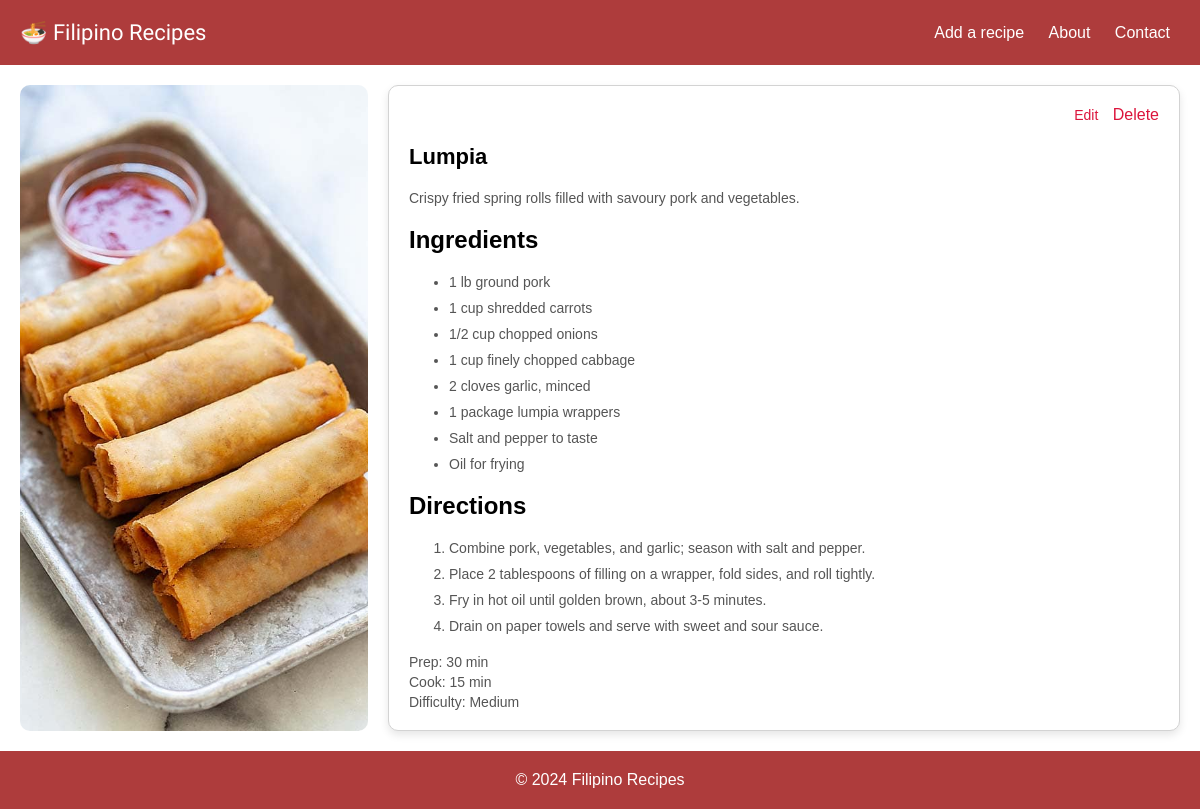
/recipe/3, run on the app's committed database.
### tables this page shows
CREATE TABLE "recipes" (id INTEGER PRIMARY KEY AUTOINCREMENT, name TEXT NOT NULL, category TEXT NOT NULL, short_description TEXT NOT NULL, long_description TEXT, ingredients_text TEXT, directions_text TEXT, image_path TEXT, image_alt TEXT, prep_time TEXT, cook_time TEXT, difficulty TEXT);

### app.py (the view)
    @app.route('/recipe/<int:recipe_id>')
    def recipe_detail(recipe_id):
        db = get_db()
        recipe_row = db.execute('SELECT * FROM recipes WHERE id = ?', (recipe_id,)).fetchone()
        if recipe_row is None:
            return "Recipe not found", 404
        recipe = dict(recipe_row)
        ingredients = [line.strip() for line in (recipe.get('ingredients_text') or '').splitlines() if line.strip()]
        directions = [line.strip() for line in (recipe.get('directions_text') or '').splitlines() if line.strip()]
        recipe_context = {
            'id': recipe['id'],
            'name': recipe['name'],
            'category': recipe['category'],
            'long_description': recipe.get('long_description') or recipe.get('short_description'),
            'image_path': recipe.get('image_path') or 'images/about.webp',
            'image_alt': recipe.get('image_alt') or f"{recipe['name']} plated",
            'ingredients': ingredients,
            'directions': directions,
            'prep_time': recipe.get('prep_time'),
            'cook_time': recipe.get('cook_time'),
            'difficulty': recipe.get('difficulty')
        }
        return render_template('recipe_detail.html', recipe=recipe_context, active_page='recipe_detail')

### db.py (called while the page is built)
def get_db():
    if 'db' not in g:
        database_path = current_app.config['DATABASE']
        g.db = sqlite3.connect(database_path)
        g.db.row_factory = sqlite3.Row
    return g.db

### templates/recipe_detail.html (shortened to what this page needs)
{% extends "base.html" %}
{% block content %}
<main class="recipe-content" role="main">
    <img src="{{ url_for('static', filename=recipe.image_path) }}" alt="{{ recipe.image_alt }}" class="recipe-image">
    <article class="recipe-details-container">
        <div class="recipe-actions">
            <a href="{{ url_for('edit_recipe', recipe_id=recipe.id) }}" class="action-link" aria-label="Edit this recipe">Edit</a>
            <form action="{{ url_for('delete_recipe', recipe_id=recipe.id) }}" method="post" class="inline-form" onsubmit="return confirm('Are you sure you want to delete this recipe?');">
                <button type="submit" class="action-link" aria-label="Delete this recipe">Delete</button>
            </form>
        </div>
        <h1>{{ recipe.name }}</h1>
        <p class="recipe-description">{{ recipe.long_description }}</p>
        <section class="ingredients-section">
            <h2 class="section-title">Ingredients</h2>
            <ul>
                {% for item in recipe.ingredients %}
                <li>{{ item }}</li>
                {% endfor %}
            </ul>
        </section>
        <section class="directions-section">
            <h2 class="section-title">Directions</h2>
            <ol>
                {% for step in recipe.directions %}
                <li>{{ step }}</li>
                {% endfor %}
            </ol>
        </section>
        <footer class="recipe-meta">
            <div class="recipe-info" data-recipe-id="{{ recipe.id }}" data-category="{{ recipe.category }}">
                {% if recipe.prep_time %}<span class="prep-time">Prep: {{ recipe.prep_time }}</span>{% endif %}
                {% if recipe.cook_time %}<span class="cook-time">Cook: {{ recipe.cook_time }}</span>{% endif %}
                {% if recipe.difficulty %}<span class="difficulty">Difficulty: {{ recipe.difficulty }}</span>{% endif %}
            </div>
        </footer>
    </article>
</main>
{% endblock %}

### static/css/styles.css (style rules this page uses)
:root { --red-color: rgb(174, 60, 60); --dark-red: rgb(150, 60, 60); --light-gray: #f4f4f4; --border-color: #ccc; }
body { margin: 0; font-family: Arial, sans-serif; box-sizing: border-box; }
.recipe-content { display: flex; flex-wrap: wrap; gap: 20px; padding-left: 20px; padding-right: 20px; box-sizing: border-box; }
.recipe-image { width: 30%; max-width: 100%; height: auto; border-radius: 10px; object-fit: cover; }
.recipe-details-container { flex: 1; padding: 20px; background-color: white; border: 1px solid lightgrey; box-shadow: 0px 4px 8px rgba(0, 0, 0, 0.1); border-radius: 10px; box-sizing: border-box; width: calc(70% - 40px); }
.recipe-info { display: flex; flex-direction: column; gap: 4px; align-items: flex-start; }
.recipe-info span { font-size: 14px; color: #555; }
.recipe-details-container h1 { font-size: 22px; margin-bottom: 20px; }
.recipe-details-container p, .recipe-details-container ul, .recipe-details-container ol { font-size: 14px; margin-bottom: 20px; color: #555; }
.recipe-details-container ul li, .recipe-details-container ol li { margin-bottom: 10px; }
.recipe-actions { text-align: right; margin-bottom: 20px; }
.action-link { font-size: 14px; color: rgb(220, 20, 60); text-decoration: none; margin-left: 10px; transition: color 0.3s ease; }
.inline-form { display: inline; }
.inline-form .action-link { background: none; border: none; padding: 0; font: inherit; cursor: pointer; }

### data on the page
recipes: image_path (picture), name "Lumpia", long_description "Crispy fried spring rolls filled with savoury pork and vegetables.", prep_time "30 min", cook_time "15 min", difficulty "Medium"

### other printed values
{{ item }} "1 lb ground pork" "1 cup shredded carrots" "1/2 cup chopped onions" "1 cup finely chopped cabbage" "2 cloves garlic, minced" "1 package lumpia wrappers" "Salt and pepper to taste" "Oil for frying"
{{ step }} "Combine pork, vegetables, and garlic; season with salt and pepper." "Place 2 tablespoons of filling on a wrapper, fold sides, and roll tightly." "Fry in hot oil until golden brown, about 3-5 minutes." "Drain on paper towels and serve with sweet and sour sauce."
